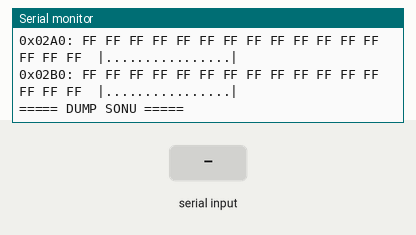
Bench run of a sketch on a simulated Arduino Uno, built with avr-gcc and run on an emulated ATmega328P. Shown: the last lines printed to the serial monitor. Wiring (inferred from the names in the program): 24Cxx EEPROM at I2C address 0x50. The inputs (shaded band) are chosen by the test bench. EEPROM starts erased.

Above: at 2.1 s.
2.2 s: "90,45\n" received over Serial
At 3.4 s:
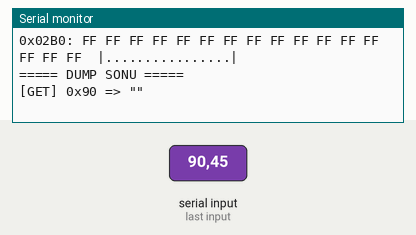
3.7 s: "30,150\n" received over Serial
At 4.5 s:
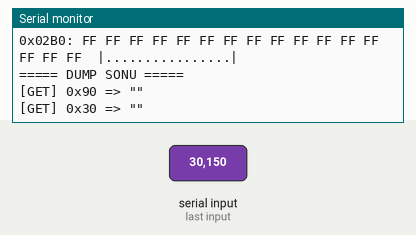
Timing chart, 0 to 6.7 s (numbered marks = the images above; inputs shaded):
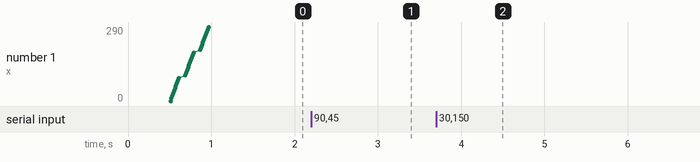

The sketch:

eeprom-read-write-arduino.ino
```cpp
#include <Wire.h>

#define EEPROM_ADDR 0x50
#define EEPROM_SIZE 700 // 8KB

uint8_t eepromReadByte(uint16_t addr) {
  Wire.beginTransmission(EEPROM_ADDR);
  Wire.write(highByte(addr));
  Wire.write(lowByte(addr));
  Wire.endTransmission(false);

  Wire.requestFrom((uint8_t)EEPROM_ADDR, (uint8_t)1);
  if (Wire.available())
    return Wire.read();

  return 0xFF;
}

void eepromWriteByte(uint16_t addr, uint8_t data) {
  Wire.beginTransmission(EEPROM_ADDR);
  Wire.write(highByte(addr));
  Wire.write(lowByte(addr));
  Wire.write(data);
  Wire.endTransmission();
  delay(5); // EEPROM write cycle
}

void eepromWriteString(uint16_t addr, String data) {
  for (uint16_t i = 0; i < data.length() && addr < EEPROM_SIZE - 1; i++) {
    eepromWriteByte(addr++, data[i]);
  }
  eepromWriteByte(addr, 0x00); // NULL
  dumpEEPROM(EEPROM_SIZE);
}

String eepromReadString(uint16_t addr) {
  String result = "";
  uint8_t c;

  while (addr < EEPROM_SIZE) {
    c = eepromReadByte(addr++);
    if (c == 0x00 || c == 0xFF || c == 0x0A) break;

    if (c >= 32 && c <= 126)
      result += (char)c;
    else
      break;
  }
  return result;
}

void dumpEEPROM(uint16_t size) {
  Serial.println(F("\n===== EEPROM FULL DUMP ====="));

  for (uint16_t base = 0; base < size; base += 16) {
    Serial.print(F("0x"));
    if (base < 0x1000) Serial.print('0');
    Serial.print(base, HEX);
    Serial.print(F(": "));

    char ascii[17];

    for (uint8_t i = 0; i < 16; i++) {
      uint8_t val = eepromReadByte(base + i);

      if (val < 0x10) Serial.print('0');
      Serial.print(val, HEX);
      Serial.print(' ');

      ascii[i] = (val >= 32 && val <= 126) ? val : '.';
    }

    ascii[16] = '\0';
    Serial.print(F(" |"));
    Serial.print(ascii);
    Serial.println('|');
  }

  Serial.println(F("===== DUMP SONU =====\n"));
}

uint16_t parseHexAddress(String s) {
  s.trim();
  s.replace("0x", "");
  s.replace("0X", "");
  return (uint16_t) strtol(s.c_str(), NULL, 16);
}

void handleCommand(String cmd) {
  cmd.trim();
  if (cmd.length() == 0) return;

  int eq = cmd.indexOf('=');

  // WRITE
  if (eq > 0) {
    uint16_t addr = parseHexAddress(cmd.substring(0, eq));
    String value = cmd.substring(eq + 1);

    Serial.print(F("\n[SET] 0x"));
    Serial.print(addr, HEX);
    Serial.print(F(" <= \""));
    Serial.print(value);
    Serial.println('"');

    eepromWriteString(addr, value);
  }
  // READ
  else {
    uint16_t addr = parseHexAddress(cmd);
    String val = eepromReadString(addr);

    Serial.print(F("\n[GET] 0x"));
    Serial.print(addr, HEX);
    Serial.print(F(" => \""));
    Serial.print(val);
    Serial.println('"');
  }
}

void setup() {
  Serial.begin(115200);
  delay(500);

  // Arduino Uno → SDA=A4, SCL=A5 (pin seçilmez!)
  Wire.begin();
  Wire.setClock(100000);

  Serial.println(F("\nArduino Uno EEPROM Console"));
  Serial.println(F("I2C: SDA=A4  SCL=A5"));
  Serial.println(F("Komutlar:"));
  Serial.println(F("  0x0030=veli  -> write"));
  Serial.println(F("  0x0030       -> read\n"));

  dumpEEPROM(EEPROM_SIZE);
}

void loop() {
  if (Serial.available()) {
    String cmd = Serial.readStringUntil('\n');
    handleCommand(cmd);
  }
}
```

Measured:
- after the input at 2.2 s, the serial monitor: prints a new line at once (image 1)
- after the input at 3.7 s, the serial monitor: prints a new line at once (image 2)
